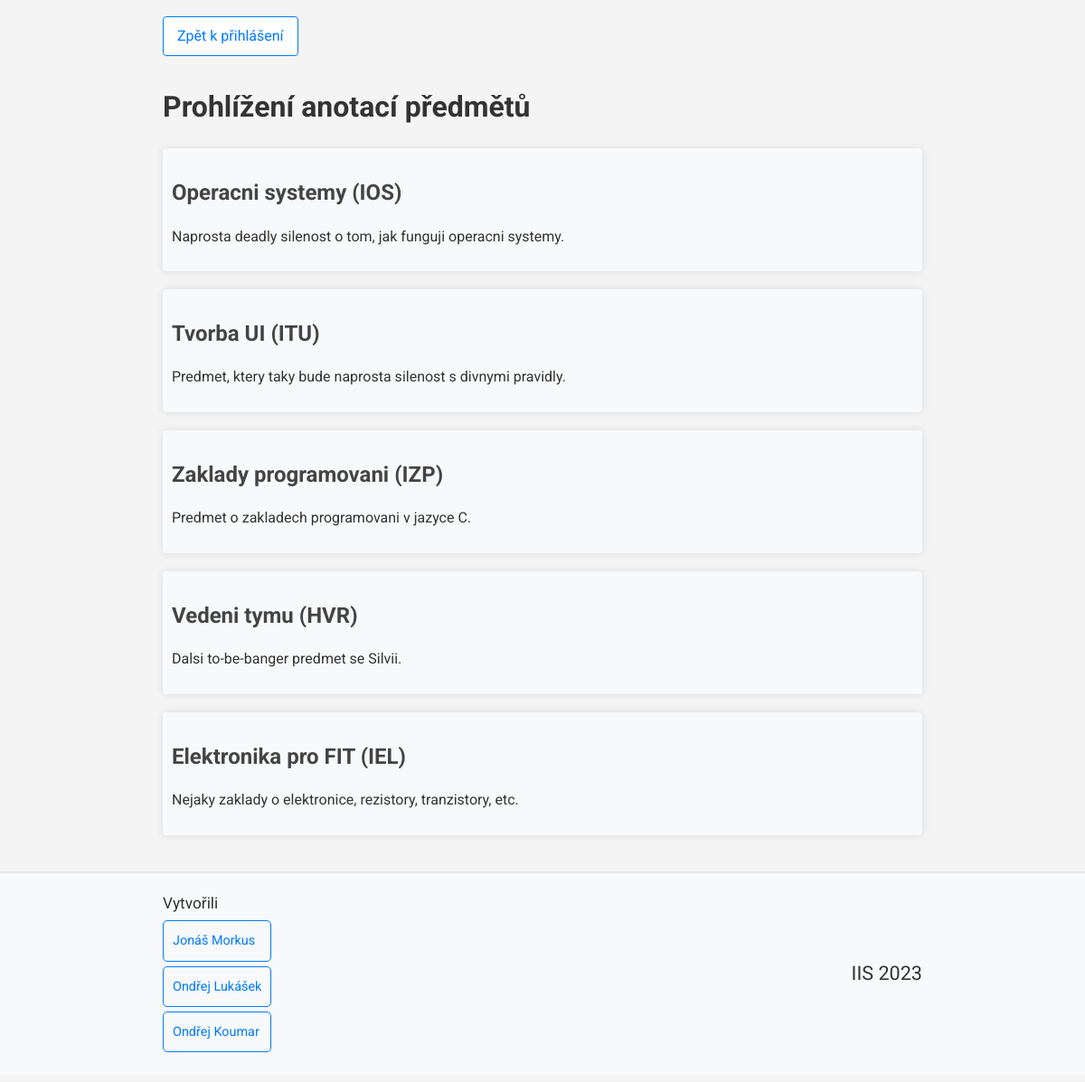
Page /views/anotations.php on the committed database.
### tables this page shows
CREATE TABLE Predmet (
	zkratka varchar(3) NOT NULL,
	nazev varchar(25) NOT NULL,
	anotace varchar(200) NOT NULL,
	pocet_kreditu INT(1) NOT NULL,
	typ_ukonceni varchar(6) NOT NULL,
    garant int(5),
	PRIMARY KEY (zkratka),
    FOREIGN KEY (garant) REFERENCES Osoba(ID_Osoba) ON DELETE SET NULL
);

### misc/db_conn_parameters.php (called while the page is built)
<?php
function getDbConnectionParams()
{
    $connString = "mysql:host=db;dbname=mydatabase";
    $userName = "myuser";
    $password = "mypassword";
    $options = array(
        PDO::MYSQL_ATTR_INIT_COMMAND => "SET NAMES 'utf8'"
    );
    return array(
        "connString" => $connString,
        "userName" => $userName,
        "password" => $password,
        "options" => $options
    );
}

### services/subject_service.php (called while the page is built, shortened)
<?php
require_once __DIR__ . "/../misc/db_conn_parameters.php";
class subjectService {
    private PDO $pdo;
    function __construct()
    {
        try {
            $params = getDbConnectionParams();
            $this->pdo = new PDO($params["connString"], $params["userName"], $params["password"], $params["options"]);
        }
        catch (PDOException $e) {
            error_log("Error connecting to database: " . $e->getMessage());
        }
    }
    function getSubjectIDs() {
        try {
            $stmt = $this->pdo->prepare("SELECT zkratka FROM Predmet");
            $stmt->execute();
            $subjectArray = array();
            while ($row = $stmt->fetch(PDO::FETCH_ASSOC)) {
                $subjectArray[] = $row['zkratka'];
            }
            return $subjectArray;
        }
        catch (PDOException $e) {
            return "Could not get subject IDs: " . $e->getMessage();
        }
    }
    function getSubjectInfo($id) {
        try {
            $stmt = $this->pdo->prepare("SELECT Predmet.*, Osoba.jmeno, Osoba.prijmeni
                                        FROM Predmet JOIN Osoba ON Predmet.garant = Osoba.ID_Osoba
                                        WHERE zkratka = (?)");
            $stmt->execute(array($id));
            return $stmt->fetch(PDO::FETCH_ASSOC);
        }
        catch (PDOException $e) {
            error_log("Could not get subjet info: ". $e->getMessage());
            return null;
        }
    }
}

### views/anotations.php (the view)
<?php
require_once "../common.php";
require_once "../services/subject_service.php";
make_header("Anotace");
?>
<a class='direct_link' href='../index.php'>Zpět k přihlášení</a>
<h1>Prohlížení anotací předmětů</h1>
<?php
$subjectService = new subjectService();
$subjectIDs = $subjectService->getSubjectIDs();
foreach ($subjectIDs as $subject) {
    $subject = $subjectService->getSubjectInfo($subject);
    echo '<div class="group"><h2>' . $subject['nazev'] . ' (' . $subject['zkratka'] . ')</h2>';
    echo '<p>'. $subject['anotace'] .'</p></div>';
}
make_footer();
?>

### common.php (shortened to what this page needs)
<?php
function make_header($title): void
{
    $domain = 'http://localhost:8080';
    ?>
    <!DOCTYPE html>
    <html lang="cs">
    <head>
        <link rel="stylesheet" href="<?= $domain . '/public/style.css'?>">
    </head>
    <body>
    <div class="container">
    <?php
}
function make_footer() : void
{
    ?>
    </div>
    </body>
    </html>
    <footer>
        <div class="container">
            <div id="creators">
                <span>Vytvořili</span>
                <ul>
                    <li><a href="https://github.com/jonys124" target="_blank">Jonáš Morkus</a></li>
                    <li><a href="https://github.com/MOONYROS" target="_blank">Ondřej Lukášek</a></li>
                    <li><a href="https://github.com/Kumismar" target="_blank">Ondřej Koumar</a></li>
                </ul>
            </div>
            <div id="origin">
                <p>IIS 2023</p>
            </div>
        </div>
    </footer>
    <?php
}

### public/style.css (style rules this page uses)
.direct_link { display: inline-block; color: #007bff; background-color: #fff; padding: 8px 15px; margin: 10px 0; border-radius: 4px; text-decoration: none; border: 1px solid #007bff; transition: background-color 0.3s, color 0.3s; }
* { font-family: 'Roboto', sans-serif; }
body { background-color: #f4f4f4; color: #333; line-height: 1.6; margin: 8px 0; }
.container { width: 70%; margin: auto; }
h1, h2, h3 { color: #333; }
h1 { font-size: 2em; margin-bottom: 0.5em; }
h2 { font-size: 1.5em; color: #444; margin-bottom: 0.4em; }
ul { list-style: none; padding: 0; }
ul li { background: #e7e7e7; margin-bottom: 10px; padding: 10px; border-radius: 5px; }
.group { padding: 10px; margin: 20px 0; background-color: #f8f9fa; border-radius: 4px; box-shadow: 0 0 10px rgba(0,0,0,0.1); }
footer { background-color: #f8f9fa; color: #333; padding: 20px 0; border-top: 2px solid #e7e7e7; font-size: 0.9em; margin-top: 40px; }
footer .container { display: flex; justify-content: space-between; align-items: center; width: 70%; margin: auto; }
footer span { display: inline-block; font-size: 1.2em; padding-bottom: 0.3em; }
footer #creators ul { list-style: none; padding: 0; margin: 0; }
footer #creators ul li { margin-bottom: 5px; background-color: #f8f9fa; border: 1px solid #007bff; transition: background-color 0.3s, color 0.3s; }
footer #creators ul li a { color: #007bff; text-decoration: none; transition: background-color 0.3s, color 0.3s; }
footer #origin p { margin: 0; font-size: 1.5em; }

### rows in the picture
predmet: nazev "Operacni systemy", zkratka "IOS", anotace "Naprosta deadly silenost o tom, jak funguji operacni systemy."
predmet: nazev "Tvorba UI", zkratka "ITU", anotace "Predmet, ktery taky bude naprosta silenost s divnymi pravidly."
predmet: nazev "Zaklady programovani", zkratka "IZP", anotace "Predmet o zakladech programovani v jazyce C."
predmet: nazev "Vedeni tymu", zkratka "HVR", anotace "Dalsi to-be-banger predmet se Silvii."
predmet: nazev "Elektronika pro FIT", zkratka "IEL", anotace "Nejaky zaklady o elektronice, rezistory, tranzistory, etc."
